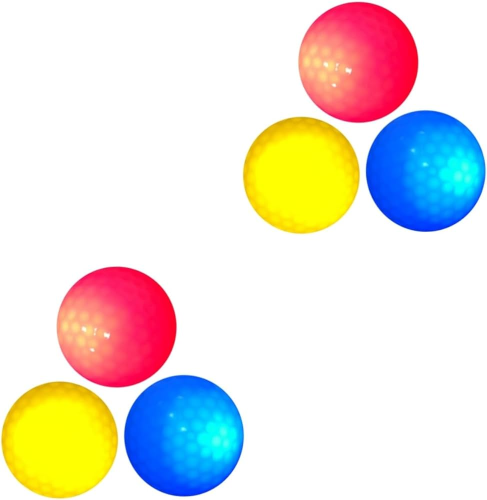
#> input picture balls.jpg, 974 x 1000 px (shown at 1/2 size)
$ python 'object_detection&tracking_by_HSV_color_space.py'
#> lines starting #> are read from the running program, lines starting #| are printed output that depends on the picture; after the words box and inside, x2 and y2 are one past the last pixel; in counts of white or black regions, pixels touching at a corner belong together
import cv2
import numpy as np

def nothing(x):
    print(x)

cv2.namedWindow("Tracking")
cv2.createTrackbar("lh", "Tracking", 0, 255, nothing)
#> slider 'lh' is set to 51
cv2.createTrackbar("uh", "Tracking", 255, 255, nothing)

cv2.createTrackbar("ls", "Tracking", 0, 255, nothing)
#> slider 'ls' is set to 51
cv2.createTrackbar("us", "Tracking", 255, 255, nothing)

cv2.createTrackbar("lv", "Tracking", 0, 255, nothing)
#> slider 'lv' is set to 51
cv2.createTrackbar("uv", "Tracking", 255, 255, nothing)

while True:
    img = cv2.imread("./balls.jpg")
#> img is the input picture: shape (1000, 974, 3); mean B, G, R 217.6, 225.1, 230.6
    hsv = cv2.cvtColor(img, cv2.COLOR_BGR2HSV)
#> hsv: shape (1000, 974, 3); mean H, S, V 28, 63.8, 253.7

    l_h = cv2.getTrackbarPos("lh", "Tracking")
    u_h = cv2.getTrackbarPos("uh", "Tracking")

    l_s = cv2.getTrackbarPos("ls", "Tracking")
    u_s = cv2.getTrackbarPos("us", "Tracking")

    l_v = cv2.getTrackbarPos("lv", "Tracking")
    u_v = cv2.getTrackbarPos("uv", "Tracking")

    l_b = np.array([l_h, l_s, l_v])
    u_b = np.array([u_h, u_s, u_v])

    mask = cv2.inRange(hsv, l_b, u_b)
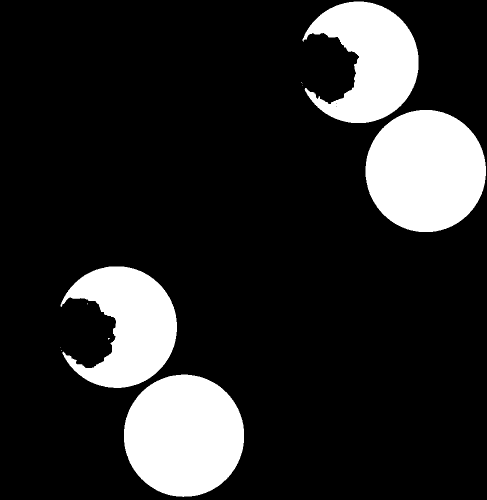
#> mask: shape (1000, 974) (shown at 1/2 size); 16.4% white; 10 white regions (6 under 20 px), largest, box (x1, y1, x2, y2) and area: (731, 220, 972, 464) 46253, (248, 749, 488, 994) 46222, (605, 3, 837, 246) 33735, (121, 533, 354, 776) 33616

    res = cv2.bitwise_and(img, img, mask=mask)
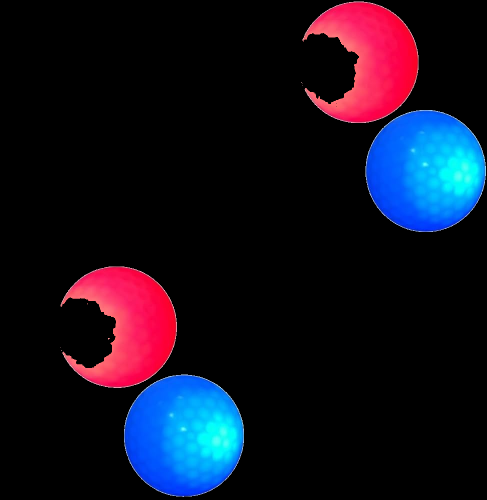
#> res: shape (1000, 974, 3) (shown at 1/2 size); mean B, G, R 30, 16, 18.1

    #l_b=np.array([110,50,50])
    #u_b=np.array([130,255,255])

    # Resize the displayed images (adjust the dimensions as needed)
    display_height, display_width = 480, 640  # Change these values as desired
    img = cv2.resize(img, (display_width, display_height))
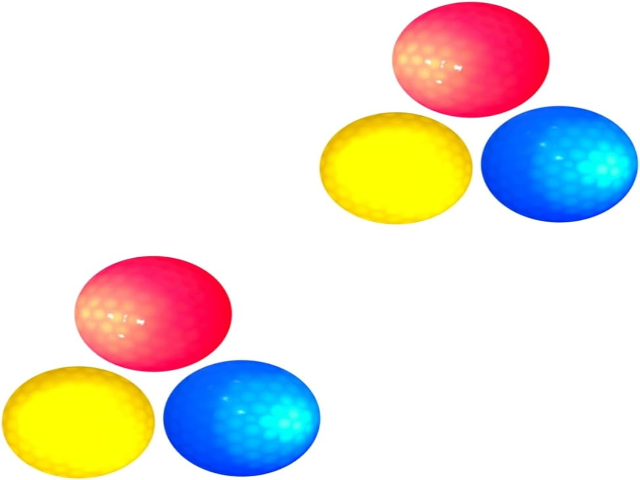
#> img: shape (480, 640, 3); mean B, G, R 217.6, 225.1, 230.5
    res = cv2.resize(res, (display_width, display_height))
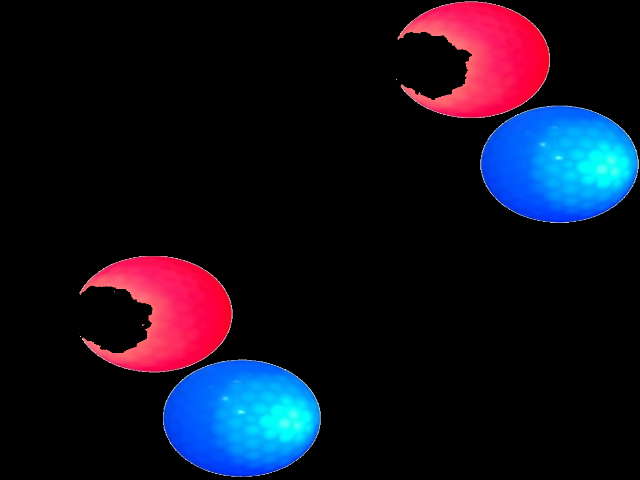
#> res: shape (480, 640, 3); mean B, G, R 30, 16, 18
    mask = cv2.resize(mask, (display_width, display_height))
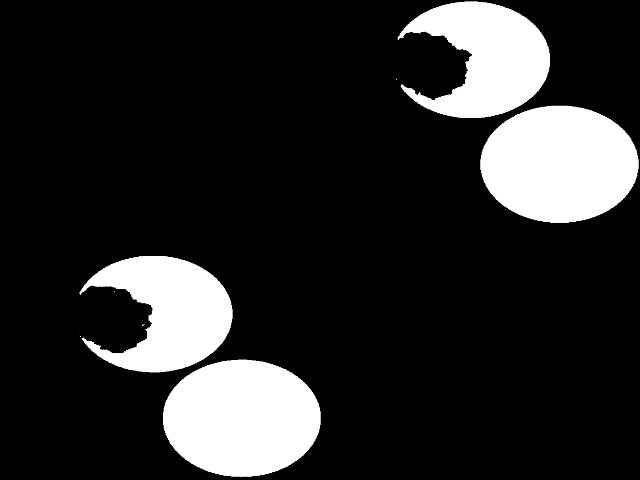
#> mask: shape (480, 640); min 0, max 255, mean 41.9

    cv2.imshow("img", img)
    cv2.imshow("res", res)
    cv2.imshow("mask",mask)

    k = cv2.waitKey(1)
#> (key Esc is pressed here)
    if k == 27:
        break

cv2.destroyAllWindows()
